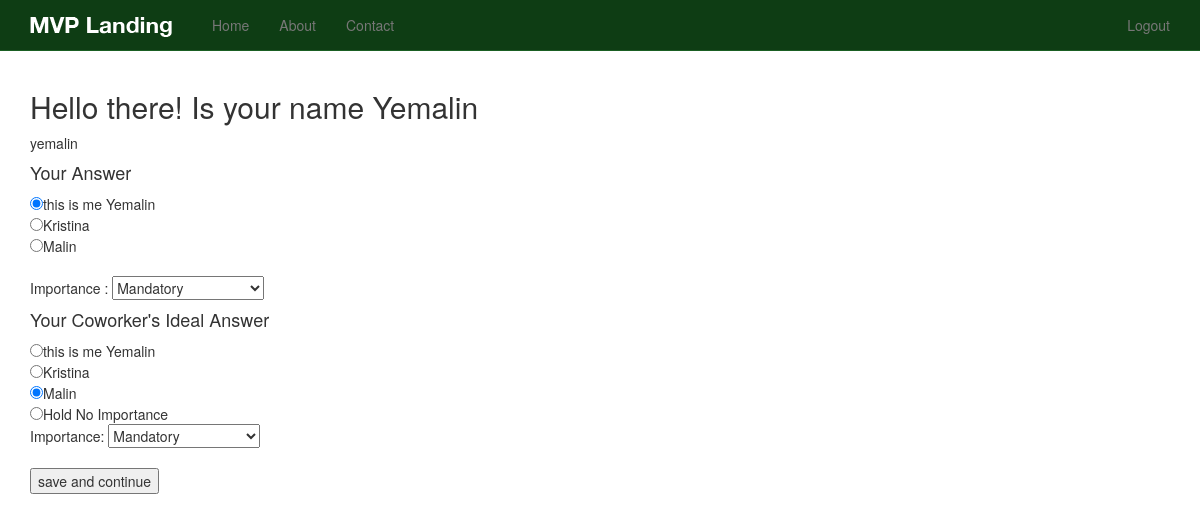
Page /question/1 (signed in) on the earlier database version.
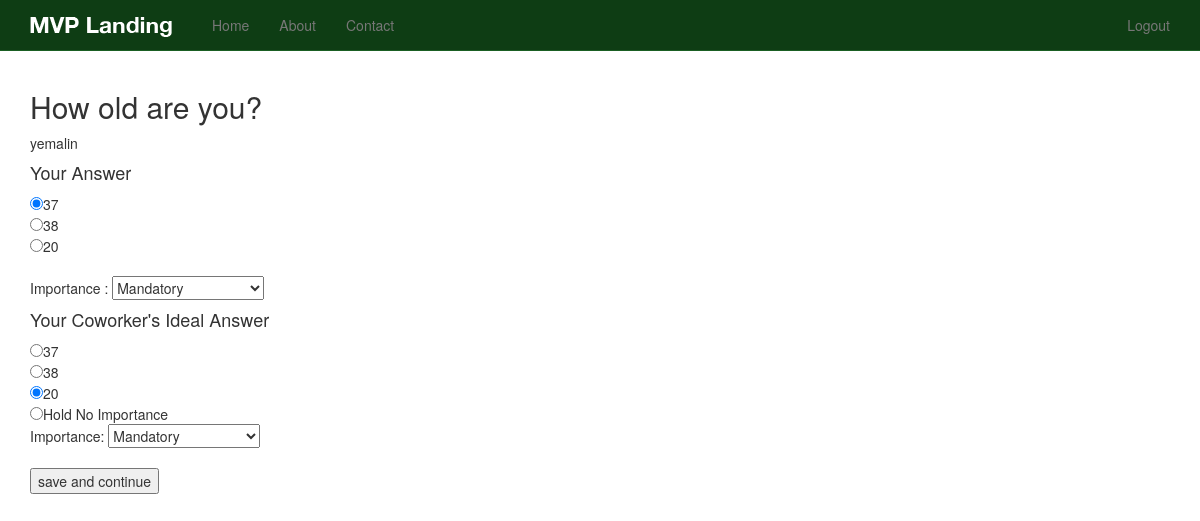
Same page on the later database version.
### questions/models.py (models this page shows, shortened)
class Question(models.Model):
	text      =	models.TextField()
	active    = models.BooleanField(default=True)
	draft     = models.BooleanField(default=False)
	timestamp = models.DateTimeField(auto_now_add=True, auto_now = False)

class UserAnswer(models.Model):
	user 						= models.ForeignKey(settings.AUTH_USER_MODEL)
	question 					= models.ForeignKey(Question)
	my_answer 					= models.ForeignKey(Answer, related_name='user_answer')
	my_answer_importance		= models.CharField(max_length=50, choices =LEVELS)
	my_points 					= models.IntegerField(default = -1)
	their_answer 			    = models.ForeignKey(Answer, null=True, blank=True, related_name='match_answer')
	their_importance	    	= models.CharField(max_length=50, choices =LEVELS)
	thier_points 				= models.IntegerField(default = -1)
	timestamp 					= models.DateTimeField(auto_now_add=True, auto_now = False)

class Answer(models.Model):
	question  = models.ForeignKey(Question)
	text      = models.CharField(max_length =120)
	active    = models.BooleanField(default=True)
	draft     = models.BooleanField(default=False)
	timestamp = models.DateTimeField(auto_now_add=True, auto_now = False)

### questions/views.py (the view)
# urls.py: url(r'^question/(?P<id>\d+)$', 'questions.views.single', name='question_single'),
def single(request, id):
	if request.user.is_authenticated() :
		queryset = Question.objects.all().order_by('-timestamp')
		instance =get_object_or_404(Question, id=id)
		try:
			user_answer = UserAnswer.objects.get(user=request.user, question=instance)
			updated_q = True
		except UserAnswer.DoesNotExist:
			user_answer = UserAnswer()
			updated_q = False
		except UserAnswer.MultipleObjectsReturned:
			user_answer = UserAnswer.objects.filter(user=request.user, question=instance)[0]
			updated_q = True
		except:
			user_answer = UserAnswer()
			updated_q = False
		form = UserResponseForm(request.POST or None)
		if form.is_valid():
			print form.cleaned_data
			question_id =form.cleaned_data.get('question_id')
			answer_id =form.cleaned_data.get('answer_id')
			importance_level =form.cleaned_data.get('importance_level')
			their_importance_level =form.cleaned_data.get('their_importance_level')
			their_answer_id	 =form.cleaned_data.get('their_answer_id')
			question_instance = Question.objects.get(id = question_id)
			answer_instance   = Answer.objects.get(id = answer_id)
			user_answer.user 					=  request.user
			user_answer.question 				=  question_instance
			user_answer.my_answer 				=  answer_instance
			user_answer.my_answer_importance 	=  importance_level
			if their_answer_id != -1:
				their_answer_instance	 = Answer.objects.get(id =their_answer_id)
				user_answer.their_answer 			= their_answer_instance
				user_answer.their_importance = their_importance_level
			else:
				user_answer.their_answer =None
				user_answer.their_importance = "Not Important"
			user_answer.save()
			next_q = Question.objects.order_by("?").first()
			return redirect("question_single", id=next_q.id)
		context = {
			"form": form,
			"instance": instance,
			"user_answer": user_answer,
		}
		return render(request, "questions/single.html", context)
	else:
		raise Http404

### questions/forms.py (shortened to what this page needs)
class UserResponseForm(forms.Form):
	question_id = forms.IntegerField()
	answer_id   = forms.IntegerField()
	importance_level =forms.ChoiceField(choices =LEVELS)
	their_answer_id = forms.IntegerField()
	their_importance_level =forms.ChoiceField(choices =LEVELS)

### templates/questions/single.html (shortened to what this page needs)
{% extends "base.html" %}
{% block content %}
<form method ='POST' action=''>{%csrf_token %}
<h2>{{instance.text}}</h2>
{{user_answer.user}}
<h4> Your Answer</h4>
{% for ans in instance.answer_set.all %}
<input type ='radio' name='answer_id' value='{{ans.id}}'
{% if user_answer.my_answer.id == ans.id %}
checked=checked {% endif %}/>{{ans.text}}
<br/>
{% endfor %}
<br/>
Importance : {{form.importance_level}}
<h4> Your Coworker's Ideal Answer</h4>
{% for ans in instance.answer_set.all %}
<input type ='radio' name='their_answer_id' value='{{ans.id}}'
{% if user_answer.their_answer.id == ans.id %}
checked=checked {% endif %} />{{ans.text}}
<br/>
{% endfor %}
<input type ='radio' name='their_answer_id' value='-1'
/>Hold No Importance
<br/>
Importance: {{form.their_importance_level}}<br/><br/>
<input type='submit' value ='save and continue'/>
</form>
{% endblock %}

### templates/base.html (shortened to what this page needs)
{% load staticfiles %}
<!DOCTYPE html>
<html lang="en">
  <head>
    {% include 'head_css.html' %}
  </head>
  <body>
  {% include 'navbar.html' %}
    <div class="container">
            {% block content %}
            {% endblock %}
    </div>
  </body>
</html>

### templates/head_css.html
{% load staticfiles %}
    <link rel="stylesheet" href="//maxcdn.bootstrapcdn.com/font-awesome/4.3.0/css/font-awesome.min.css">
    <link href="{% static 'css/bootstrap.min.css' %}" rel="stylesheet">
    <link href="{% static 'css/navbar-static-top.css' %}" rel="stylesheet">
     <link href="{% static 'css/custom.css' %}" rel="stylesheet">

### templates/navbar.html (shortened to what this page needs)
   {% load staticfiles %}
    <nav class="navbar navbar-default navbar-static-top">
      <div class="container">
        <div class="navbar-header">
          <a class="navbar-brand" href="{% url 'home' %}"><img src="{% static 'img/mvp_landing_logo.png' %}" /></a>
        </div>
        <div id="navbar" class="navbar-collapse collapse">
          <ul class="nav navbar-nav">
            <li><a href="{% url 'home' %}">Home</a></li>
            <li><a href="{% url 'about' %}">About</a></li>
            <li><a href="{% url 'contact' %}">Contact</a></li>
          </ul>
          <ul class="nav navbar-nav navbar-right">
          {% if request.user.is_authenticated %}
            <li><a href="{% url 'auth_logout' %}">Logout</a></li>
            {% else %}
            <li><a href="{% url 'registration_register' %}">Register</a></li>
            {% endif %}
          </ul>
        </div>
      </div>
    </nav>

### templates/javascript.html (shortened to what this page needs)
{% load staticfiles %}

### static_in_pro/our_static/css/navbar-static-top.css (style rules this page uses)
body { min-height: 1000px; }
.navbar-static-top { margin-bottom: 19px; background-color: #0E3D14; border-color: #1A5F23; }
.navbar-default .navbar-brand { color: #FFF; }

Differences in the rows shown:
changed Question: text "Hello there! Is your name Yemalin" → "How old are you?"
changed Answer (number 1 of 3 on the later page): text "this is me Yemalin" → "37"
changed Answer (number 2 of 3 on the later page): text "Kristina" → "38"
changed Answer (number 3 of 3 on the later page): text "Malin" → "20"
